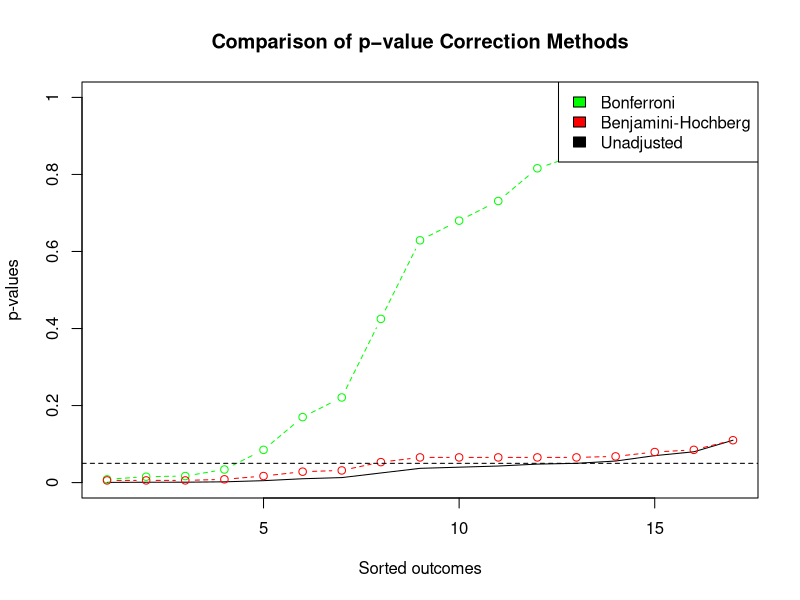

The R source for this figure:
## ---- chunk 1
p <- c(0.0050, 0.0010, 0.0100, 0.0005, 0.0009, 0.0400, 0.0560, 0.0500, 0.0480, 0.0130, 0.0370, 0.0430, 0.0020, 0.0250, 0.1100, 0.0700, 0.0800)

bon <- c()
bh <- c()

# Sort the p-values and the corrected p-values
bon <- sort(p.adjust(p, method = "bonferroni"))
bh <- sort(p.adjust(p, method = "BH"))

# Plot the results with custom y-axis tick marks
plot(sort(p), type = "l", col = "black", ylab = "p-values", xlab = "Sorted outcomes", main = "Comparison of p−value Correction Methods", ylim = c(0, 1), yaxt = "n")
axis(2, at = seq(0, 1, by = 0.2), labels = seq(0, 1, by = 0.2))
lines(bon, type = "b", col = "green", lty = "dashed")
lines(bh, type = "b", col = "red", lty = "dashed")
abline(h = 0.05, lty = "dashed")
legend("topright", legend = c("Bonferroni", "Benjamini-Hochberg", "Unadjusted"), fill = c("green", "red", "black"))


